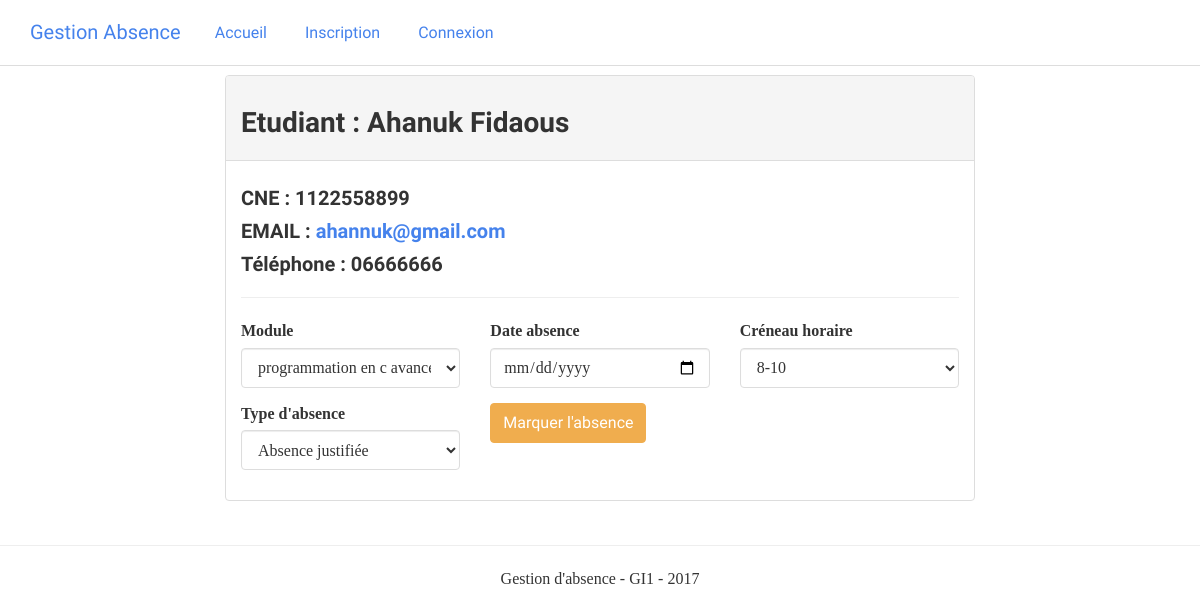
The page /marquer_absence.php?id=1 on the database its author committed.
### tables this page shows
CREATE TABLE IF NOT EXISTS `etudiant` (
  `id` int(11) NOT NULL AUTO_INCREMENT,
  `id_user` int(11) NOT NULL,
  `cin` varchar(255) NOT NULL,
  `nom` varchar(255) NOT NULL,
  `cne` varchar(255) NOT NULL,
  `prenom` varchar(255) NOT NULL,
  `date_naissance` date NOT NULL,
  `adresse` text NOT NULL,
  `lieu_naissance` varchar(255) NOT NULL,
  `telephone` varchar(255) NOT NULL,
  `email` varchar(255) NOT NULL,
  PRIMARY KEY (`id`),
  KEY `id_user` (`id_user`)
);

### files/functions.php (called while the page is built, shortened)
<?php
function database()
{
    $host = "127.0.0.1";
    $username = "root";
    $password = "";
    $database = "gab";
    $db = new PDO("mysql:host=" . $host . ";dbname=" . $database, $username, $password,
        array(
            PDO::MYSQL_ATTR_INIT_COMMAND => 'SET NAMES UTF8',
            PDO::ATTR_ERRMODE => PDO::ERRMODE_SILENT
        )
    );
    return $db;
}
function getEtudiant($id)
{
    $student = "";
    $db = database();
    $sttm = $db->prepare("SELECT * FROM etudiant where id=:id");
    $sttm->bindParam(':id', $id);
    if ($sttm->execute()) {
        $student = $sttm->fetch(PDO::FETCH_ASSOC);
        return $student;
    }
    return $student;
}
function listModules()
{
    $modules = [];
    $db = database();
    $sttm = $db->prepare("SELECT * FROM module");
    if ($sttm->execute()) {
        $modules = $sttm->fetchAll();
        return $modules;
    }
    return $modules;
}

### marquer_absence.php (the view, shortened to what this page needs)
<?php
require_once "header.php";
$etudiant = getEtudiant($_GET["id"]);
$modules = listModules();
?>
<div class="container">
    <div class="row">
        <div class="col-md-8 col-md-offset-2">
            <div class="panel panel-default">
                <div class="panel-heading"><h3>Etudiant : <?= $etudiant["nom"] ?> <?= $etudiant["prenom"] ?></h3></div>
                <div class="panel-body">
                    <h4>CNE : <?=$etudiant["cne"] ?></h4>
                    <h4>EMAIL : <a target="_blank" href="mailto:<?=$etudiant["email"] ?>"  ><?=$etudiant["email"] ?></a></h4>
                    <h4>Téléphone : <?=$etudiant["telephone"] ?></h4>
                    <hr>
                    <form action="marquer_absence.php" method="POST">
                        <div class="row">
                            <div class="col-md-4">
                                <div class="form-group">
                                    <label for="">Module</label>
                                    <select class="form-control" name="module" id="">
                                        <?php foreach ($modules as $m): ?>
                                            <option value="<?= $m["nom_module"] ?>"><?= $m["nom_module"] ?></option>
                                        <?php endforeach; ?>
                                    </select>
                                </div>
                            </div>
                            <div class="col-md-4">
                                <div class="form-group">
                                    <label for="">Date absence</label>
                                    <input type="date" name="date_absence" class="form-control" placeholder="Date absence" >
                                </div>
                            </div>
                            <div class="col-md-4">
                                <div class="form-group">
                                    <label for="">Créneau horaire</label>
                                    <select name="crn_horaire" id="" class="form-control">
                                        <option value="8-10">8-10</option>
                                    </select>
                                </div>
                            </div>
                        </div>
                        <div class="row">
                            <div class="col-md-4">
                                <div class="form-group">
                                    <label for="">Type d'absence</label>
                                    <select class="form-control" name="type_absence" id="">
                                        <option value="Absence justifiée" selected >Absence justifiée</option>
                                    </select>
                                </div>
                            </div>
                            <div class="col-md-4">
                                <div class="form-group">
                                    <button type="submit" class="btn btn-warning" name="marquer-absence" >Marquer l'absence</button>
                                </div>
                            </div>
                        </div>
                    </form>
                </div>
            </div>
        </div>
    </div>
</div>
<?php require_once "footer.php"; ?>

### css/styles.css (style rules this page uses)
body { padding-top: 75px; }

### rows shown on the page
etudiant: nom "Ahanuk", prenom "Fidaous", cne "1122558899", email "ahannuk@gmail.com", telephone "06666666"

### other values the page prints
form field module "programmation en c avancée"
